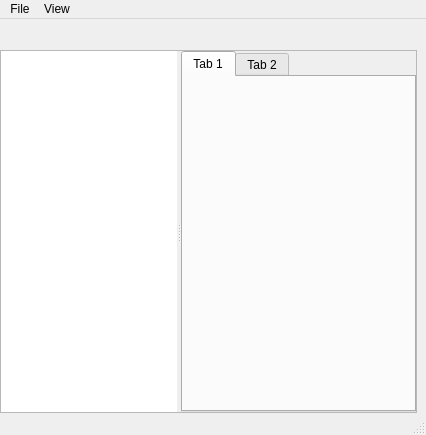
<?xml version="1.0" encoding="UTF-8"?>
<ui version="4.0">
 <class>MainWindow</class>
 <widget class="QMainWindow" name="MainWindow">
  <property name="geometry">
   <rect>
    <x>0</x>
    <y>0</y>
    <width>426</width>
    <height>435</height>
   </rect>
  </property>
  <property name="windowIcon">
   <iconset>
    <normaloff>:/main/logo.png</normaloff>:/main/logo.png</iconset>
  </property>
  <property name="documentMode">
   <bool>true</bool>
  </property>
  <property name="dockNestingEnabled">
   <bool>true</bool>
  </property>
  <widget class="QWidget" name="centralwidget">
   <layout class="QGridLayout" name="gridLayout">
    <property name="leftMargin">
     <number>0</number>
    </property>
    <property name="topMargin">
     <number>0</number>
    </property>
    <property name="bottomMargin">
     <number>0</number>
    </property>
    <item row="0" column="0">
     <widget class="QWidget" name="toolBar" native="true">
      <property name="sizePolicy">
       <sizepolicy hsizetype="Preferred" vsizetype="Fixed">
        <horstretch>0</horstretch>
        <verstretch>0</verstretch>
       </sizepolicy>
      </property>
      <property name="minimumSize">
       <size>
        <width>0</width>
        <height>25</height>
       </size>
      </property>
     </widget>
    </item>
    <item row="1" column="0">
     <widget class="QSplitter" name="splitter">
      <property name="frameShape">
       <enum>QFrame::StyledPanel</enum>
      </property>
      <property name="orientation">
       <enum>Qt::Horizontal</enum>
      </property>
      <widget class="QTreeWidget" name="tree">
       <property name="sizePolicy">
        <sizepolicy hsizetype="Preferred" vsizetype="Expanding">
         <horstretch>0</horstretch>
         <verstretch>0</verstretch>
        </sizepolicy>
       </property>
       <property name="maximumSize">
        <size>
         <width>300</width>
         <height>16777215</height>
        </size>
       </property>
       <property name="frameShape">
        <enum>QFrame::NoFrame</enum>
       </property>
       <property name="verticalScrollBarPolicy">
        <enum>Qt::ScrollBarAlwaysOff</enum>
       </property>
       <property name="horizontalScrollBarPolicy">
        <enum>Qt::ScrollBarAlwaysOff</enum>
       </property>
       <property name="sizeAdjustPolicy">
        <enum>QAbstractScrollArea::AdjustToContents</enum>
       </property>
       <property name="editTriggers">
        <set>QAbstractItemView::NoEditTriggers</set>
       </property>
       <property name="tabKeyNavigation">
        <bool>true</bool>
       </property>
       <property name="showDropIndicator" stdset="0">
        <bool>true</bool>
       </property>
       <property name="dragDropMode">
        <enum>QAbstractItemView::DragDrop</enum>
       </property>
       <property name="selectionBehavior">
        <enum>QAbstractItemView::SelectRows</enum>
       </property>
       <property name="iconSize">
        <size>
         <width>60</width>
         <height>60</height>
        </size>
       </property>
       <property name="textElideMode">
        <enum>Qt::ElideNone</enum>
       </property>
       <attribute name="headerVisible">
        <bool>false</bool>
       </attribute>
       <column>
        <property name="text">
         <string notr="true">1</string>
        </property>
       </column>
      </widget>
      <widget class="QStackedWidget" name="stack">
       <property name="sizePolicy">
        <sizepolicy hsizetype="Expanding" vsizetype="Preferred">
         <horstretch>0</horstretch>
         <verstretch>0</verstretch>
        </sizepolicy>
       </property>
       <property name="autoFillBackground">
        <bool>false</bool>
       </property>
       <property name="currentIndex">
        <number>1</number>
       </property>
       <widget class="QWidget" name="page1">
        <property name="sizePolicy">
         <sizepolicy hsizetype="Expanding" vsizetype="Expanding">
          <horstretch>0</horstretch>
          <verstretch>0</verstretch>
         </sizepolicy>
        </property>
       </widget>
       <widget class="QTabWidget" name="page2">
        <widget class="QWidget" name="tab1">
         <attribute name="title">
          <string>Tab 1</string>
         </attribute>
        </widget>
        <widget class="QWidget" name="tab2">
         <attribute name="title">
          <string>Tab 2</string>
         </attribute>
        </widget>
       </widget>
      </widget>
     </widget>
    </item>
   </layout>
  </widget>
  <widget class="QStatusBar" name="statusBar"/>
  <widget class="QMenuBar" name="menuBar">
   <property name="geometry">
    <rect>
     <x>0</x>
     <y>0</y>
     <width>426</width>
     <height>22</height>
    </rect>
   </property>
   <widget class="QMenu" name="menuFile">
    <property name="title">
     <string>File</string>
    </property>
   </widget>
   <widget class="QMenu" name="menuView">
    <property name="title">
     <string>View</string>
    </property>
   </widget>
   <addaction name="menuFile"/>
   <addaction name="menuView"/>
  </widget>
 </widget>
 <resources/>
 <connections/>
</ui>
